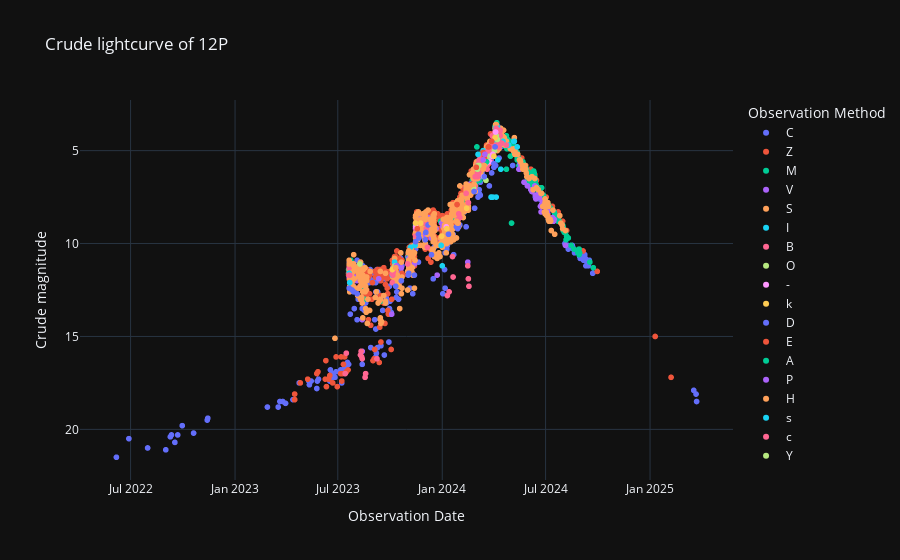

The notebook cell saved with this chart:
### Code cell
tipo_de_grafica = '1' 
generar_grafica(tipo_de_grafica, nombre_del_cometa, bases_de_datos_cobs)
